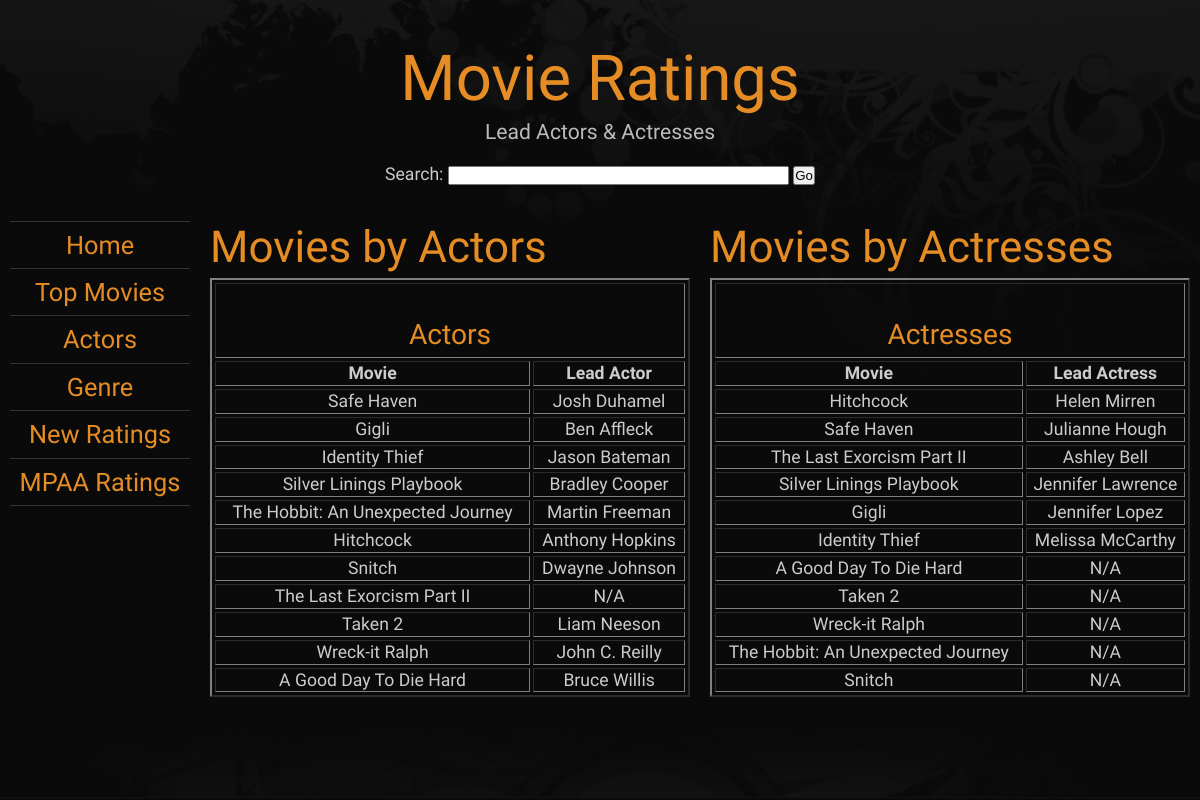
/freestyle/actors.php, run on the app's committed database.
### tables this page shows
CREATE TABLE IF NOT EXISTS `movie` (
  `id` int(11) NOT NULL AUTO_INCREMENT,
  `movie_title` varchar(50) NOT NULL,
  `genre` varchar(20) NOT NULL,
  `lead_actor` varchar(50) NOT NULL,
  `lead_actress` varchar(50) NOT NULL,
  `MPAA` varchar(5) NOT NULL,
  `run_time` int(11) NOT NULL,
  PRIMARY KEY (`id`)
);

### freestyle/actors.php (the view, shortened to what this page needs)
<!DOCTYPE html PUBLIC "-//W3C//DTD XHTML 1.0 Strict//EN" "http://www.w3.org/TR/xhtml1/DTD/xhtml1-strict.dtd">
<html xmlns="http://www.w3.org/1999/xhtml" lang="en" xml:lang="en">
<head>
	<link rel="stylesheet" type="text/css" href="freestyle.css" title="The Grid" media="all" />
</head>
<body class="wider orange">
<div id="layout">
	<div id="header" class="row">
		<div class="col c12 aligncenter">
			<h1><a class="red" href="index.php">Movie Ratings</a></h1>
			<form method="post" action="actorsResults.php">
			<p class="slogan">Lead Actors & Actresses</p>
		<label for="search">Search:</label>
		<input type="text" id="search" name="search" size="40" </p>
		<input type="submit" value="Go" name="submit" /></p>
		</div>
	</div>
	<div class="row">
		<div class="col c2">
			<ul class="menu">
				<li><a href="index.php">Home</a></li>
				<li><a href="topmovies.php">Top Movies</a></li>
				<li><a href="actors.php">Actors</a></li>
				<li><a href="genre.php">Genre</a></li>
				<li><a href="ratings.php">New Ratings</a></li>
				<li><a href="mpaa.php">MPAA Ratings</a></li>
			</ul>
		</div>
		<div class="col c5 alignjustify">
			<h2>Movies by Actors</h2>
			<TABLE  BORDER="2" align="center" width="100%" cellpadding="4" cellspacing="3">
   				<TR align="center">
      				<TH COLSPAN="2">
         				<H3><BR>Actors</H3>
      				</TH>
   				</TR>
      				<TH align="center">Movie</TH>
      				<TH align="center">Lead Actor</TH>
                <?php
                include "db_connect.php";
				$query = "SELECT movie_title, lead_actor FROM movie ORDER BY REVERSE(SUBSTRING_INDEX(REVERSE(lead_actor),' ',1))";
				$result = mysqli_query($db, $query);
				while($row = mysqli_fetch_array($result)) {
					$movie = $row['movie_title'];
  					$actor = $row['lead_actor'];
					echo "<TR align=\"center\">";
					echo "<TD>".$movie."</TD>";
					echo "<TD>".$actor."</TD>";
					echo "</TR>";
				}
                ?>
			</TABLE>
			</div>
		<div class="col c5 alignjustify">
			<h2>Movies by Actresses</h2>
			<TABLE  BORDER="2" align="center" width="100%" cellpadding="4" cellspacing="3">
   				<TR align="center">
      				<TH COLSPAN="2">
         				<H3><BR>Actresses</H3>
      				</TH>
   				</TR>
      				<TH align="center">Movie</TH>
      				<TH align="center">Lead Actress</TH>
                <?php
                include "db_connect.php";
				$query = "SELECT movie_title, lead_actress FROM movie ORDER BY REVERSE(SUBSTRING_INDEX(REVERSE(lead_actress),' ',1))";
               	$result = mysqli_query($db, $query);
				while($row = mysqli_fetch_array($result)) {
					$movie = $row['movie_title'];
  					$actress = $row['lead_actress'];
					echo "<TR align=\"center\">";
					echo "<TD>".$movie."</TD>";
					echo "<TD>".$actress."</TD>";
					echo "</TR>";
				}
                ?>
			</TABLE>
		</div>
	</div>
	<div class="row separator">
	</div>
</div>
</body>
</html>

### freestyle/freestyle.css (style rules this page uses)
* { margin:0; padding:0; }
body { background:#0a0a0a url(images/background.jpg) top center no-repeat; color:#ccc; font:110% 'Economica',Tahoma,sans-serif; line-height:1.3em; }
a { color:#d06060; text-decoration:none; font-weight:400; }
p,ul,ol,dl { margin:0 0 15px 0; line-height:1.5em; }
h1 { color:#888; font-size:3.6em; margin-bottom:0; }
h1 a { text-transform:none; font-weight:400; }
h2 { font-size:2.5em; color:#333; margin:0 0 5px; }
h3 { font-size:1.6em; margin:0 0 5px 0; }
h1,h2,h3 { color:#d06060; font-weight:400; line-height:1.2em; font-family:'Economica', sans-serif; }
#layout { margin:40px auto 0; width:960px; }
body.wider #layout { margin:40px auto 0; width:1200px; }
.col { float:left; margin:0 10px; overflow:hidden; float:left; display:inline; }
.row { width:960px; margin:20px auto 0; overflow:hidden; }
.c2 { width:140px; }
.c5 { width:380px; }
.c12 { width:940px; }
body.wider .row { width:1200px; }
body.wider .c2 { width:180px; }
body.wider .c5 { width:480px; }
body.wider .c12 { width:1180px; }
ul.menu { list-style:none; margin:0; padding:10px 0; border-top:1px solid #333; }
ul.menu li { list-style:none; text-align:center; font-size:1.2em; margin:0 0 10px; padding:0 0 8px 0; color:#888; border-bottom:1px solid #333; }
ul.menu li a { font-size:1.2em; font-weight:400; }
.slogan { color:#bbb; font-size:1.2em; }
.aligncenter { text-align:center; }
.alignjustify { text-align:justify; }
.separator { height:100px; margin:0; padding:0; background: #0a0a0a url(images/insidebg2.jpg) bottom center no-repeat; border-bottom:1px dotted #1a1a1a; }
body.orange a { color:#e58c24; }
body.orange h1, body.orange h2, body.orange h3 { color:#e58c24; }

### data on the page
movie: movie_title "Safe Haven", lead_actor "Josh Duhamel", lead_actress "Julianne Hough"
movie: movie_title "Gigli", lead_actor "Ben Affleck", lead_actress "Jennifer Lopez"
movie: movie_title "Identity Thief", lead_actor "Jason Bateman", lead_actress "Melissa McCarthy"
movie: movie_title "Silver Linings Playbook", lead_actor "Bradley Cooper", lead_actress "Jennifer Lawrence"
movie: movie_title "The Hobbit: An Unexpected Journey", lead_actor "Martin Freeman", lead_actress "N/A"
movie: movie_title "Hitchcock", lead_actor "Anthony Hopkins", lead_actress "Helen Mirren"
movie: movie_title "Snitch", lead_actor "Dwayne Johnson", lead_actress "N/A"
movie: movie_title "The Last Exorcism Part II", lead_actor "N/A", lead_actress "Ashley Bell"
movie: movie_title "Taken 2", lead_actor "Liam Neeson", lead_actress "N/A"
movie: movie_title "Wreck-it Ralph", lead_actor "John C. Reilly", lead_actress "N/A"
movie: movie_title "A Good Day To Die Hard", lead_actor "Bruce Willis", lead_actress "N/A"
